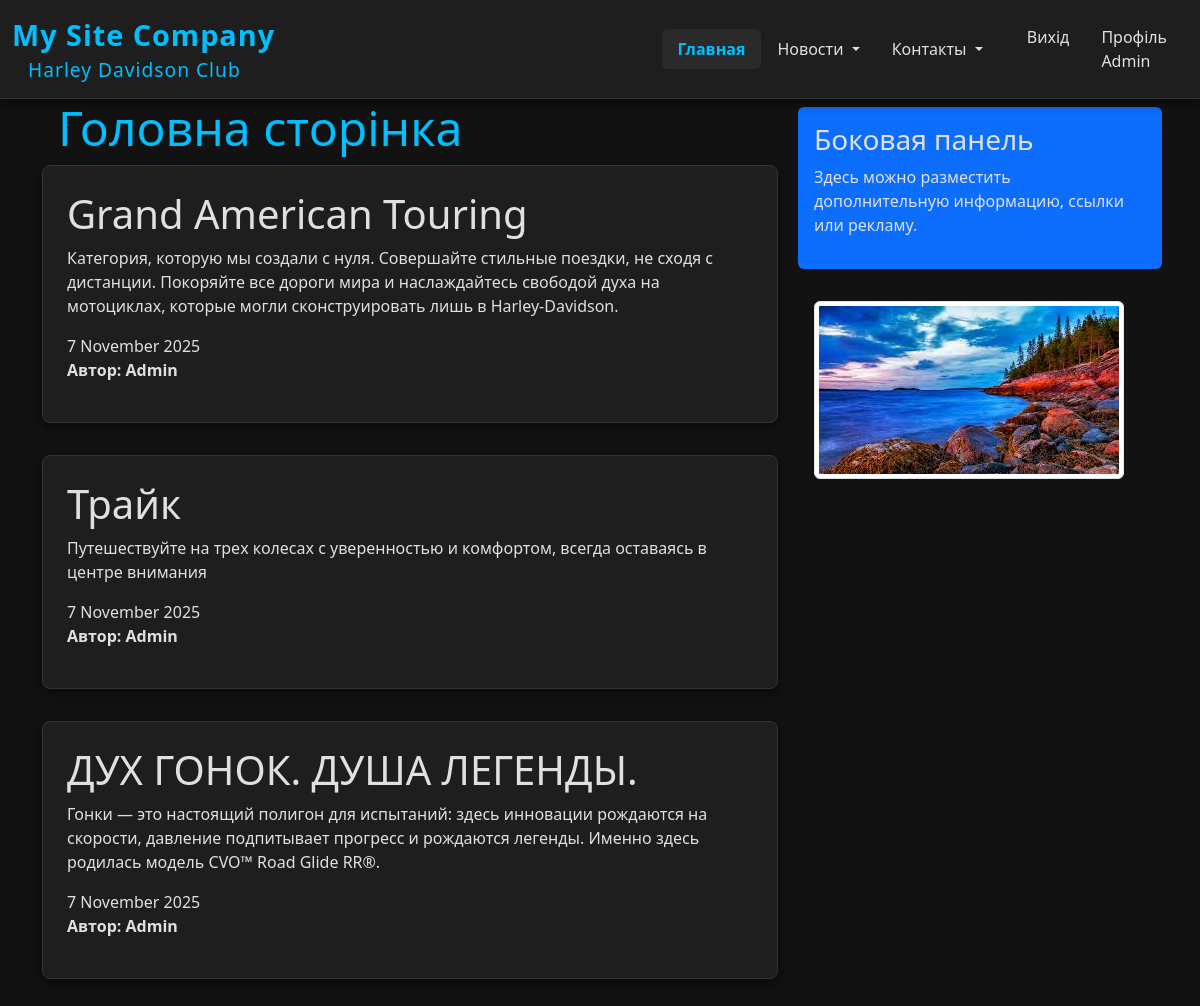
Screenshot of / (signed in) with the database file from the repository.
### blog/models.py (models this page shows)
class News(models.Model):
    title = models.CharField(max_length=100)
    content = models.TextField()
    date_posted = models.DateTimeField(default=timezone.now)
    author = models.ForeignKey(User, on_delete=models.CASCADE)

### blog/views.py (the view)
# urls.py: path('', views.home, name='blog-home'),
def home(request):
    data = {
        'news': News.objects.all(),
        'title': 'Наша головна сторінка',
    }
    return render(request, 'blog/home.html', data)

### blog/templates/blog/home.html (shortened to what this page needs)
{% extends 'blog/main.html' %}
   {% block main_section %}
      <h2 class="title_h2">Головна сторінка</h2>
         {% for post in news %}
         <div class="alert alert-light">
            <h1>{{post.title}}</h1>
            <p>{{ post.content }}</p>
            <span>{{post.date_posted|date:"j F Y"}}</span>
            <p><b>Автор: {{post.author}}</b></p>
         </div>
         {% endfor %}
   {% endblock main_section %}
   {% block aside_news_section %}
      <div class="bg-primary p-3 mb-3 rounded">
      <h3>Боковая панель</h3>
      <p>Здесь можно разместить дополнительную информацию, ссылки или рекламу.</p>
      </div>
      <div class="p-3 mb-3">
           <img alt="Реклама" class="img-thumbnail">
      </div>
   {% endblock aside_news_section %}

### blog/templates/blog/main.html (shortened to what this page needs)
{% load static %}
<!DOCTYPE html>
<html lang="en">
<head>
    <link rel="stylesheet" href="https://cdn.jsdelivr.net/npm/bootstrap@5.3.3/dist/css/bootstrap.min.css">
    <link rel="stylesheet" href="{% static 'blog/main.css' %}">
</head>
<body>
    <nav class="navbar navbar-expand-lg navbar-custom">
        <div class="container-fluid">
            <a class="navbar-brand" href="{% url 'blog-home' %}">My Site Company
                <div class="title_menu">
                    Harley Davidson Club
                </div>
            </a>
            <div class="collapse navbar-collapse" id="navbarNav">
                <ul class="navbar-nav ms-auto">
                    <li class="nav-item">
                        <a class="nav-link active" href="{% url 'blog-home' %}">Главная</a>
                    </li>
                    <li class="nav-item dropdown">
                        <a class="nav-link dropdown-toggle" href="#" role="button" data-bs-toggle="dropdown" aria-expanded="false">
                            Новости
                        </a>
                    </li>
                    <li class="nav-item dropdown">
                        <a class="nav-link dropdown-toggle" href="{% url 'blog-contaktu' %}" role="button" data-bs-toggle="dropdown" aria-expanded="false">
                            Контакты
                        </a>
                    </li>
                </ul>
            </div>
        </div>
        <div class="navbar-nav">
            {% if user.is_authenticated %}
    <form  action="{% url 'exit' %}" method="post" style="display: inline;">
        <button type="submit" class="nav-link">Вихід</button>
    </form>
    <a class="nav-link" href="{% url 'profile' %}">Профіль {{user.username}}</a>
{% else %}
    <a class="nav-link" href="{% url 'user' %}" class="btn btn-primary">Увійти</a>
    <a class="nav-link" href="{% url 'register' %}">Регістрація</a>
{% endif %}
        </div>
    </nav>
    <main class="container">
        <div class="row">
            <div class="col-md-8">
                 {% block main_section %}
                 {% endblock main_section %}
            </div>
            <aside class="col-md-4 p-2">
                {% block aside_news_section %}
                {% endblock aside_news_section %}
            </aside>
        </div>
    </main>
</body>
</html>

### blog/static/blog/main.css (style rules this page uses)
body { background-color: #121212; color: #e0e0e0; min-height: 100vh; }
.title_menu { color: #00bfff; font-size: 1.2rem; margin-left: 1rem; font-weight: 500; }
.title_h2 { color: #00bfff; font-size: 3rem; margin-left: 1rem; font-weight: 500; }
.alert-light { background-color: #1e1e1e; border: 1px solid #333; color: #e0e0e0; padding: 1.5rem; margin-bottom: 2rem; border-radius: 8px; box-shadow: 0 4px 12px rgba(0, 0, 0, 0.5); }
.navbar-custom { background-color: #1e1e1e !important; box-shadow: 0 4px 12px rgba(0, 0, 0, 0.5); border-bottom: 1px solid #333; }
.navbar-custom .navbar-brand { font-weight: 700; font-size: 1.8rem; color: #00bfff !important; letter-spacing: 1px; text-decoration: none; }
.navbar-custom .nav-link { color: #e0e0e0 !important; font-weight: 500; padding: 0.5rem 1rem !important; border-radius: 6px; transition: all 0.3s ease; }
.navbar-custom .nav-link.active { color: #00bfff !important; background-color: #2a2a2a; font-weight: 600; }

### rows the page displays
News: title "Grand American Touring", content "Категория, которую мы создали с нуля. Совершайте стильные поездки, не сходя с дистанции. Покоряйте все дороги мира и наслаждайтесь свободой духа на мотоциклах, которые могли сконструировать лишь в Harley-Davidson.", date_posted "7 November 2025", author "Admin"
News: title "Трайк", content "Путешествуйте на трех колесах с уверенностью и комфортом, всегда оставаясь в центре внимания", date_posted "7 November 2025", author "Admin"
News: title "ДУХ ГОНОК. ДУША ЛЕГЕНДЫ.", content "Гонки — это настоящий полигон для испытаний: здесь инновации рождаются на скорости, давление подпитывает прогресс и рождаются легенды. Именно здесь родилась модель CVO™ Road Glide RR®.", date_posted "7 November 2025", author "Admin"

### other values shown
{{ user.username }} "Admin"
